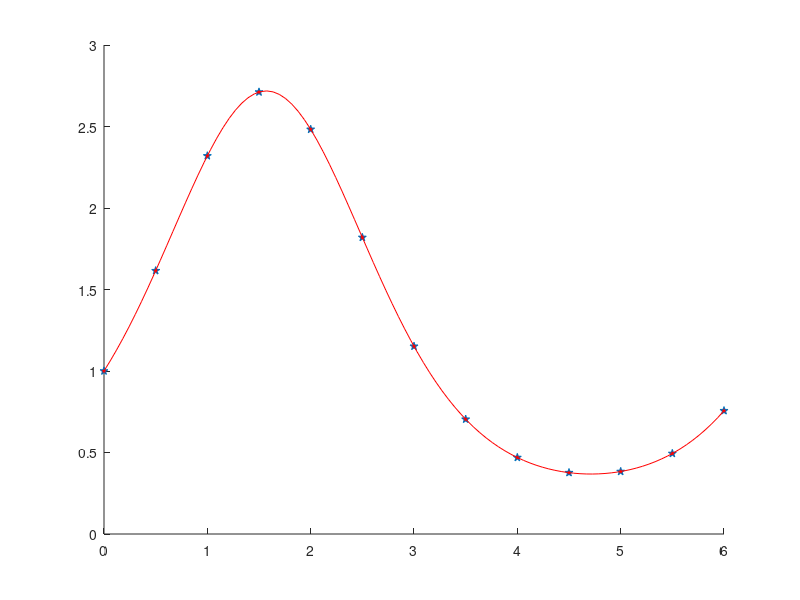

This chart was generated by the following MATLAB code: (Note: this script raises an error after producing the figure.)
%lab 4, ex 3
nodes = linspace(0,6,13);
values = exp(sin(nodes));

clf;
hold on;
plot(nodes, values, 'p','markerfacecolor', 'red');

X = linspace(0,6,100);
fct_v = exp(sin(X));
plot(X, fct_v, 'r');
plot(X, newton_poly(nodes, values, X), 'b');
title('exp(sin(x)) on [0,6]');
h = legend({"fct(nodes)","Function plot", "Newton interpolation plot"}, "location", "east")
legend("right");
set(h, "textposition", "left");
set(h, "textcolor", [1 0 1]);
hold off;